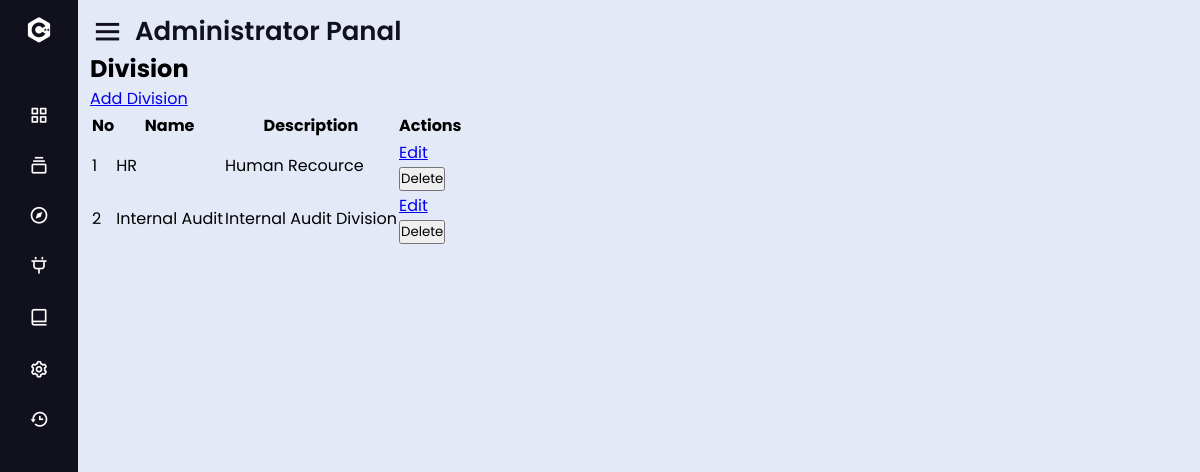
The app's page /division with its own data.
### tables this page shows
CREATE TABLE division (
    id INTEGER PRIMARY KEY AUTOINCREMENT,
    name TEXT NOT NULL UNIQUE,
    description TEXT 
);

### lib/struc.py (the view)
@bp.route('/division')
def division():
    db = get_db()
    divisions = db.execute(
        'SELECT id, name, description FROM division ORDER BY name'
    ).fetchall()
    return render_template('admin/division.html', divisions=divisions)

### lib/auth.py (called while the page is built)
@bp.before_app_request
def load_logged_in_user():
    user_id = session.get('user_id')
    if user_id is None:
        g.user = None
    else:
        g.user = get_db().execute(
            'SELECT * FROM user WHERE id = ?', (user_id,)
        ).fetchone()

### lib/db.py (called while the page is built)
def get_db():
    if 'db' not in g:
        g.db = sqlite3.connect(
            current_app.config['DATABASE'],
            detect_types=sqlite3.PARSE_DECLTYPES
        )
        g.db.row_factory = sqlite3.Row
    return g.db

### lib/templates/admin/division.html
{% extends 'admin/layout.html' %}
{% block content %}
  <h1>Division</h1>
  <p><a href="{{ url_for('struc.add_division') }}">Add Division</a></p>
  <table>
    <thead>
      <tr>
        <th>No</th>
        <th>Name</th>
        <th>Description</th>
        <th>Actions</th>
      </tr>
    </thead>
    <tbody>
      {% for division in divisions %}
        <tr>
          <td>{{ loop.index }}</td>
          <td>{{ division.name }}</td>
          <td>{{ division.description }}</td>
          <td>
            <a href="{{ url_for('struc.edit_division', division_id=division['id']) }}">Edit</a>
            <form action="{{ url_for('struc.delete_division', division_id=division['id']) }}" method="post">
              <input type="submit" value="Delete" onclick="return confirm('Are you sure you want to delete this document type?');">
            </form>
          </td>
        </tr>
      {% endfor %}
    </tbody>
  </table>
{% endblock %}

### records on screen
division: name "HR", description "Human Recource"
division: name "Internal Audit", description "Internal Audit Division"
